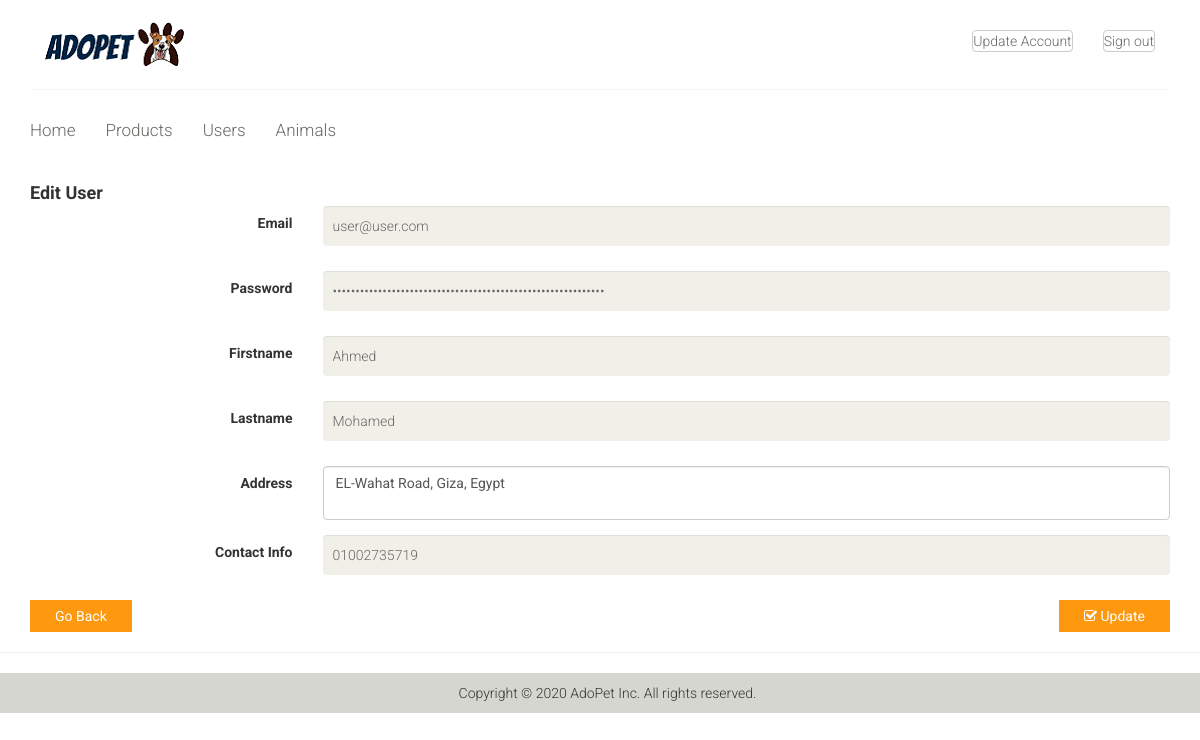
Screenshot of /admin/users_edit_modal.php?id=9 (signed in) with the database file from the repository.
### tables this page shows
CREATE TABLE IF NOT EXISTS `users` (
  `id` int(11) NOT NULL AUTO_INCREMENT,
  `email` varchar(200) NOT NULL,
  `password` varchar(60) NOT NULL,
  `type` int(1) NOT NULL DEFAULT '0',
  `firstname` varchar(50) NOT NULL,
  `lastname` varchar(50) NOT NULL,
  `address` text,
  `contact_info` varchar(100) DEFAULT NULL,
  `photo` varchar(200) DEFAULT NULL,
  `created_on` date NOT NULL,
  PRIMARY KEY (`id`)
);

### admin/users_edit_modal.php (the view, shortened to what this page needs)
<?php include 'includes/session.php'; ?>
<?php
$id = $_GET["id"];
$conn = $pdo->open();
$stmt = $conn->prepare("SELECT * FROM users WHERE id=:id");
			$stmt->execute(['id'=>$id]);
	    $user = $stmt->fetch();
      $email = $user['email'];
      $pass = $user['password'];
      $fname = $user['firstname'];
      $lname = $user['lastname'];
      $address = $user['address'];
      $info = $user['contact_info'];
?>
<?php include 'includes/header.php'; ?>
<body>
<div class="wrapper">
<?php include 'includes/navbar.php'; ?>
  <?php include 'includes/menubar.php'; ?>
		</div>
<div class="content-wrapper">
<div class="container">
<div class="signup-form" id="edit">
<h4 class="modal-title"><b>Edit User</b></h4>
<form class="form-horizontal" method="POST" action="users_edit.php">
                <div class="form-group">
                    <label for="edit_email" class="col-sm-3 control-label">Email</label>
                    <div class="col-sm-9">
                      <input type="email" class="form-control" id="edit_email" name="email" value="<?php echo $email;?>">
                    </div>
                </div>
                <div class="form-group">
                    <label for="edit_password" class="col-sm-3 control-label">Password</label>
                    <div class="col-sm-9">
                      <input type="password" class="form-control" id="edit_password" name="password" value="<?php echo $pass;?>">
                    </div>
                </div>
                <div class="form-group">
                    <label for="edit_firstname" class="col-sm-3 control-label">Firstname</label>
                    <div class="col-sm-9">
                      <input type="text" class="form-control" id="edit_firstname" name="firstname" value="<?php echo $fname;?>">
                    </div>
                </div>
                <div class="form-group">
                    <label for="edit_lastname" class="col-sm-3 control-label">Lastname</label>
                    <div class="col-sm-9">
                      <input type="text" class="form-control" id="edit_lastname" name="lastname" value="<?php echo $lname;?>">
                    </div>
                </div>
                <div class="form-group">
                    <label for="edit_address" class="col-sm-3 control-label">Address</label>
                    <div class="col-sm-9">
                      <textarea class="form-control" id="edit_address" name="address"><?php echo $address?></textarea>
                    </div>
                </div>
                <div class="form-group">
                    <label for="edit_contact" class="col-sm-3 control-label">Contact Info</label>
                    <div class="col-sm-9">
                      <input type="text" class="form-control" id="edit_contact" name="contact" value="<?php echo $info;?>">
                    </div>
                </div>
				<button  onclick="history.back()" type="button" class="btn btn-default btn-flat pull-left" ><i class="fa fa-close"></i>Go Back</button>
              <button type="submit" class="btn btn-success btn-flat pull-right" name="edit"><i class="fa fa-check-square-o"></i> Update</button>
            	</form>
</div>
</div>
</div>
              <hr>
<?php include 'includes/footer.php'; ?>
</body>
</html>

### css/main.css (style rules this page uses)
body { font-family: 'Roboto', sans-serif; position: relative; font-weight: 400px; }
h1, h2, h3, h4, h5, h6 { font-family: 'Roboto', sans-serif; }
.login-form form , .signup-form form input { background: #F0F0E9; border: medium none; color: #696763; display: block; font-family: 'Roboto', sans-serif; font-size: 14px; font-weight: 300; height: 40px; margin-bottom: 10px; outline: medium none; padding-left: 10px; width: 100%; }
.login-form form button, .signup-form form button { background: #FE980F; border: medium none; border-radius: 0; color: #FFFFFF; display: block; font-family: 'Roboto', sans-serif; padding: 6px 25px; }
.user_info input, select, textarea { background: #F0F0E9; border: 0; color: #696763; padding: 5px; width: 100%; border-radius: 0; resize: none }

### rows the page displays
users: email "user@user.com", firstname "Ahmed", lastname "Mohamed", address "EL-Wahat Road, Giza, Egypt", contact "01002735719"
